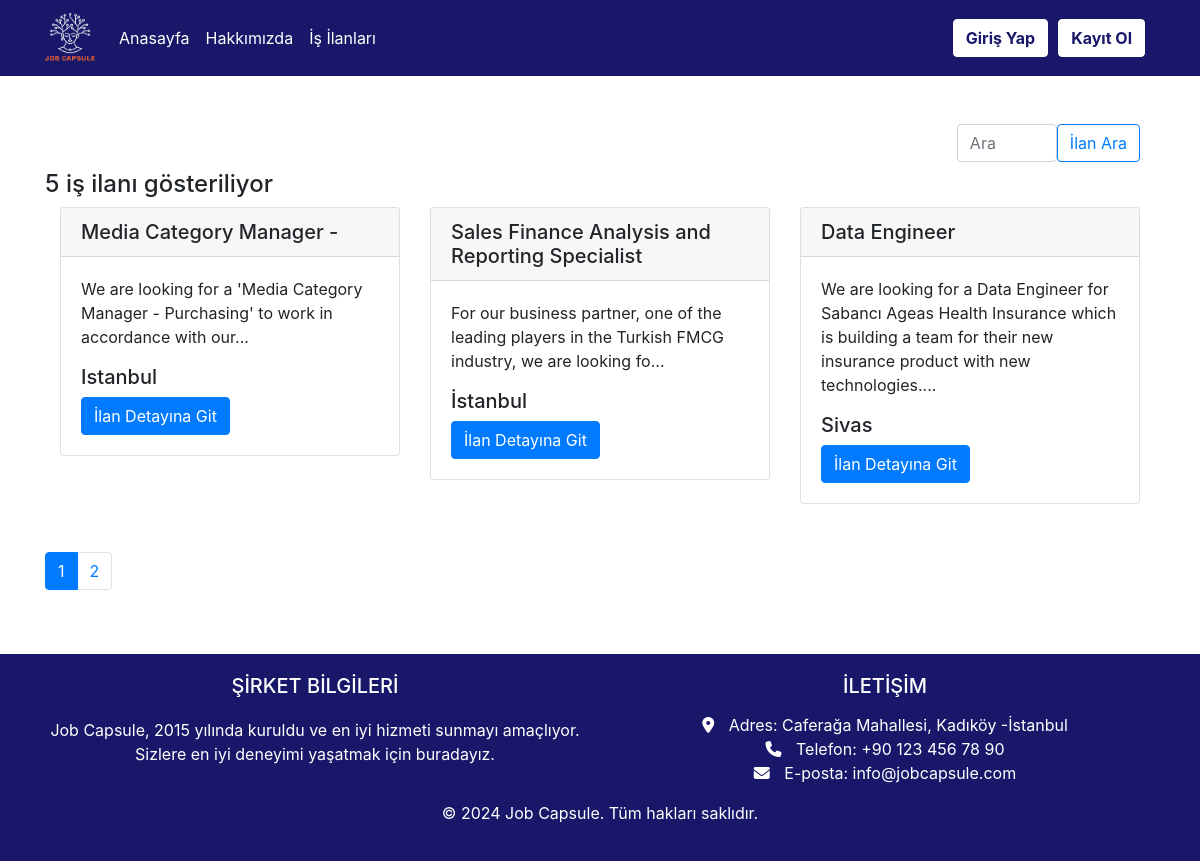
The page /Job_Capsule/Components/job-posting.php on the database its author committed.
### tables this page shows
CREATE TABLE `jobs` (
  `id` int(11) NOT NULL,
  `title` text NOT NULL,
  `short_description` text NOT NULL,
  `long_description` text NOT NULL,
  `location` varchar(100) NOT NULL,
  `created_on` date NOT NULL,
  `created_by` varchar(100) NOT NULL,
  `last_modified_on` date DEFAULT NULL,
  `last_modified_by` varchar(100) DEFAULT NULL,
  `is_deleted` tinyint(1) NOT NULL,
  `isActive` tinyint(1) NOT NULL
);

### Job_Capsule/libs/functions.php (called while the page is built, shortened)
<?php
function Security($userData)
{
    $userData = trim($userData);
    $userData = stripslashes($userData);
    $userData = htmlspecialchars($userData);
    return $userData;
}
function getJobs($keyword, $page)
{
    include "config.php";
    $pageCount = 3;
    $offset = ($page - 1) * $pageCount;
    $query = "FROM jobs j WHERE j.is_deleted=0 && j.isActive=1";
    $total_sql = "SELECT COUNT(*) " . $query;
    $count_data = mysqli_query($connection, $total_sql);
    $count = mysqli_fetch_array($count_data)[0];
    $total_pages = ceil($count / $pageCount);
    $sql = "SELECT * " . $query . " LIMIT $offset, $pageCount";
    $result = mysqli_query($connection, $sql);
    return array(
        "total_pages" => $total_pages,
        "data" => $result,
        "totalCount" => $count
    );
}
?>

### Job_Capsule/Components/job-posting.php (the view, shortened to what this page needs)
<?php
include_once "../libs/functions.php"; ?>
<?php
$keyword = "";
$page = 1;
$result = getJobs($keyword, $page);
$totalCount = $result["totalCount"];
$data = $result["data"];
$totalPages = $result["total_pages"];
?>
<!DOCTYPE html>
<html lang="en">
<head>
    <link rel="stylesheet" href="https://stackpath.bootstrapcdn.com/bootstrap/4.5.2/css/bootstrap.min.css"
>
    <link rel="stylesheet" href="https://cdnjs.cloudflare.com/ajax/libs/font-awesome/5.15.4/css/all.min.css">
</head>
<?php
require "navbar.php";
?>
<body>
    <div class="container mt-5">
        <div class="container">
            <form class="d-flex justify-content-end mt-2 mb-2">
                <input class="form-control me-2" name="q" style="width:100px" type="search" placeholder="Ara"
                    aria-label="  Search" value="<?= Security($keyword) ?>">
                <button class="btn btn-outline-primary" type="submit">İlan Ara</button>
            </form>
        </div>
        <div class="container">
            <div class="row">
                <h4><?php echo $totalCount . " iş ilanı gösteriliyor "; ?></h4>
            </div>
            <?php if (mysqli_num_rows($data) > 0): ?>
                <div class="row">
                    <?php while ($job = mysqli_fetch_assoc($data)): ?>
                        <div class="col-md-4">
                            <div class="card mb-5">
                                <h5 class="card-header"><?= htmlspecialchars($job['title']) ?></h5>
                                <div class="card-body">
                                    <p class="card-text"><?= htmlspecialchars($job['short_description']) . "..." ?></p>
                                    <h5 class="card-text"><?= htmlspecialchars($job['location']) ?></h5>
                                    <a href="job-posting-details.php?id=<?= htmlspecialchars($job['id']) ?>"
                                        class="btn btn-primary btn-large align-self-start">İlan Detayına Git</a>
                                </div>
                            </div>
                        </div>
                    <?php endwhile; ?>
                </div>
            <?php else: ?>
                <div class="alert alert-warning">
                    İlan bulunamadı.
                </div>
            <?php endif; ?>
        </div>
        <div class="container">
            <div class="row">
                <?php if ($totalPages > 1): ?>
                    <nav aria-label="Page navigation example">
                        <ul class="pagination">
                            <?php for ($x = 1; $x <= $totalPages; $x++): ?>
                                <li class="page-item <?php if ($x == $page)
                                    echo "active" ?>"><a class="page-link" href="
        <?php
                                $url = "?page=" . $x;
                                echo $url;
                                ?>
    "><?php echo $x; ?></a></li>
                            <?php endfor; ?>
                        </ul>
                    </nav>
                <?php endif; ?>
            </div>
        </div>
    </div>
    <?php
    require "../Pages/footer.php";
    ?>
</body>
</html>

### rows shown on the page
jobs: title "Media Category Manager -", short_description "We are looking for a 'Media Category Manager - Purchasing' to work in accordance with our", location "Istanbul"
jobs: title "Sales Finance Analysis and Reporting Specialist", short_description "For our business partner, one of the leading players in the Turkish FMCG industry, we are looking fo", location "İstanbul"
jobs: title "Data Engineer", short_description "We are looking for a Data Engineer for Sabancı Ageas Health Insurance which is building a team for their new insurance product with new technologies.", location "Sivas"

### other values the page prints
$totalCount "5"
